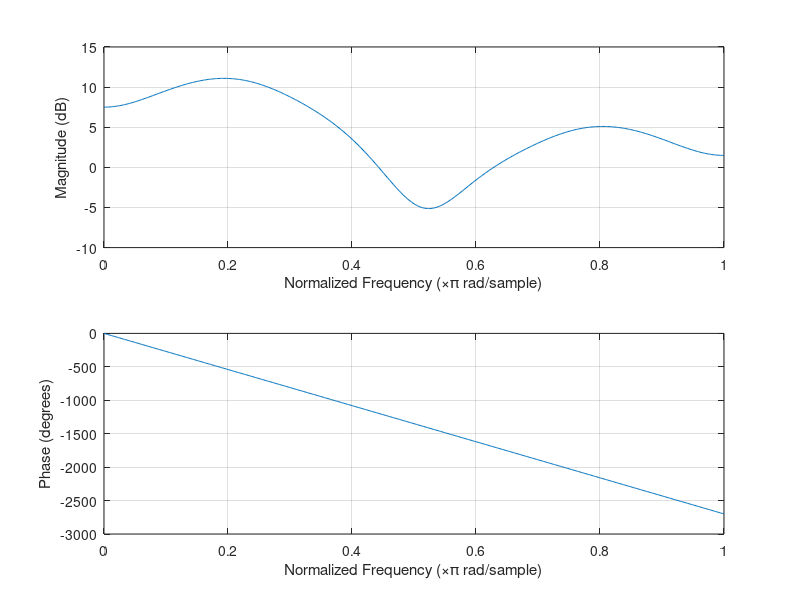

The MATLAB script that drew this image:
%fir2Examples

%parameters
n = 30;
frq = [0, 0.2, 0.5 0.8, 1];
amps = [2, 4, 0.25, 2, 1];

h = fir2(n,frq,amps);

freqz(h);